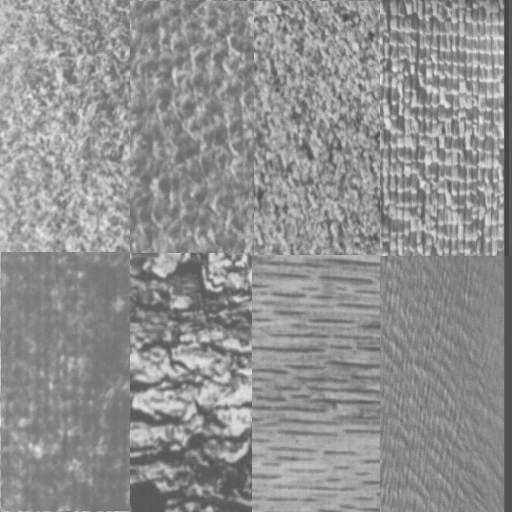
#> input picture images/combine.png, 512 x 512 px, found by its file name
$ python exampleImage.py   (older library calls are emulated)
#> lines starting #> are read from the running program, lines starting #| are printed output that depends on the picture
# Struktur- und Objektextraktion WS2425
# Uebung 1: Texturanalyse
# Gruppe: Jan, Korvin, Ramon,
#
# Visualisierung der Wirkung des Verfahren an einfachen Bildern:    Bild mit Texturen (combine.png)
# ==========================================================================================
# 1. Erzeuge Gabor-Filterbank
# 2. Wende Filter auf Bild an
# 3. Erzeuge Feature-Vektor aus Filterantworten und (x,y) Koordinaten
# 4. K-Means-Clustering zur Erkennung der Bereiche mit Text

import numpy as np
import matplotlib.pyplot as plt
import cv2

image_path = '../images/combine.png'                      # Bildimport Linux
#image_path = './images/combine.png'                       # Bildimport Windows
image = cv2.imread(image_path, cv2.IMREAD_GRAYSCALE)
#> image is the input picture: shape (512, 512); min 68, max 236, mean 144.4

out_path = '../out/combine/'   # Linux
#out_path = './out/combine'     # Windows

colormap = 'jet'            # Auswahl der Colorbar
#colormap = 'gray'

height, width = image.shape                             # Breite und Hoehe des Bildes
#> height = 512; width = 512
print("Bildbreite: ", width, "Bildhöhe: ",height)
#| Bildbreite:  512 Bildhöhe:  512

# === Definition Filterbankparameter ===
ksize = 31                  # Kernelgröße
gamma = 1.0                 # Ellipzität der Gauß-Funktion
psi = 0                     # Phasenverschiebung der Sinusfunktion
sigma = 5.0                 # Standardabweichung

# Winkelausrichtung der Sinusfunktion
#orientations = [0, np.pi/4, np.pi/2, 3*np.pi/4]
orientations = [0, np.pi/6, np.pi/3, np.pi/2, 2*np.pi/3, 5*np.pi/6]

# Wellenlänge
# --------------------------------------------------
# Diese wird so definiert, wie z.B. in Jain & Bhattacharjee (1992)
# Hinweis zur Definition :
# Minimale Wellenlänge: 4/sqrt(2) = 2*sqrt(2)
#       -> ein Pixel hat Hypotenuse sqrt(2)
#       -> 2 zueinander Diagonale Pixel ergeben doppelte Distanz
#       -> Wellenlänge bei 45° kann nicht kürzer sein
# Maximale Wellenlänge: Hypotenuse der Bilddimensionen
#       -> von einer Ecke in die gegenüberleigende
# --------------------------------------------------

lambd_min = 2*np.sqrt(2)    # 2* np.sqrt(2)
lambd_max = np.sqrt(np.abs(width)**2 + np.abs(height)**2)/2
#> lambd_max = 362
n = int(np.log2(lambd_max/lambd_min))               # Anzahl an Schritten min->max mit Exponent von 2
#> n = 7
print("Number of wavelength steps: ", n)
#| Number of wavelength steps:  7
wavelengths = 2**np.arange((n-1)) * lambd_min       # Nutze alle Wellenlängen ohne Begrenzung
#> wavelengths = [2.83, 5.66, 11.31, 22.63, 45.25, 90.51]

# === Erstelle Filterbank und filtere Bild ===
filterbank = {}
filtered_img_bank_normalized = []

# Schleife über Wellenlängen und Ausrichtungen
for lambd in wavelengths:
    for theta in orientations:
        kernel = cv2.getGaborKernel((ksize,ksize), sigma, theta, lambd, gamma, psi, ktype=cv2.CV_32FC1)     # erzeuge Filterkernel
        key = f"theta_{int(theta*180/np.pi)}_lambda_{round(lambd,1)}"                                       # erzeuge key für dict
        filterbank[key] = kernel

        # !!!!!!!!!!!!!!!!!!!!!!!!!!!!!!!!!!!!!!!!!!!!!!!!!!!!!!!!!!!
        # ACHTUNG HIER MIT DATENTYPEN!!!
        filterresponse = cv2.filter2D(image,cv2.CV_32FC1, kernel)       # sinnvoll
        # filterresponse = cv2.filter2D(image,cv2.CV_8UC3, kernel)       # FALSCH, ergibt fehlerhaftes Bild
        # !!!!!!!!!!!!!!!!!!!!!!!!!!!!!!!!!!!!!!!!!!!!!!!!!!!!!!!!!!!

        # Normalisiere mit Z-Score
        filterresponse_normalized = (filterresponse - np.mean(filterresponse)) / np.std(filterresponse)
        filtered_img_bank_normalized.append(filterresponse_normalized)
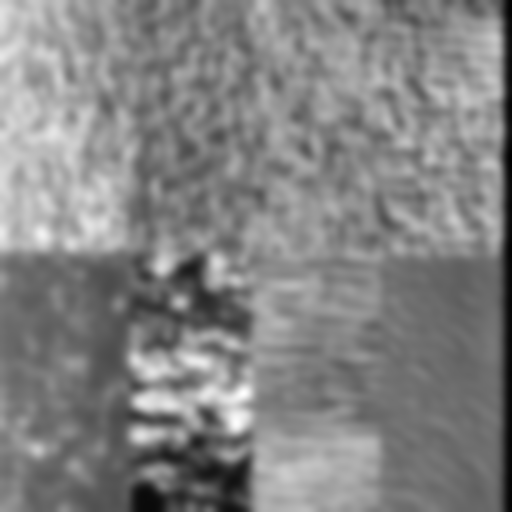
#> filterresponse: shape (512, 512) float32; min 12599.5, max 29508.6, mean 21301.7; drawn with min black and max white
#> after the loop, filterbank = 36 items; filtered_img_bank_normalized = 36 items

# === Visualisierungen ===
# Filterbank
plt.figure(figsize=(10,10))
for idx, filterkernel in enumerate(filterbank):
    #print(filterkernel)
    plt.subplot(len(wavelengths),len(orientations),idx+1)
    plt.imshow(filterbank.get(list(filterbank.keys())[idx]), cmap=colormap)
    plt.title(f"{list(filterbank.keys())[idx]}")
    plt.axis('off')
#> this loop made 36 passes
#> filterkernel on passes 1 to 12: 'theta_0_lambda_2.8', 'theta_29_lambda_2.8', 'theta_59_lambda_2.8', 'theta_90_lambda_2.8', 'theta_119_lambda_2.8', 'theta_150_lambda_2.8', 'theta_0_lambda_5.7', 'theta_29_lambda_5.7', 'theta_59_lambda_5.7', 'theta_90_lambda_5.7', 'theta_119_lambda_5.7', 'theta_150_lambda_5.7'
plt.suptitle("Filterbank")
plt.tight_layout()
plt.savefig(out_path + "Filterbank.png")

# Gefiltertes Bild (normalisiert)
plt.figure(figsize=(12,18))
for idx, filtered_img_normalized in enumerate(filtered_img_bank_normalized):
    plt.subplot(len(wavelengths),len(orientations),idx+1)
    plt.imshow(filtered_img_normalized, cmap=colormap)
    plt.title(f"{list(filterbank.keys())[idx]}")
    plt.axis('off')
    plt.colorbar()
#> this loop made 36 passes
plt.suptitle("Gefiltertes Bild")
plt.tight_layout()
plt.savefig(out_path + "FilteredImage.png")
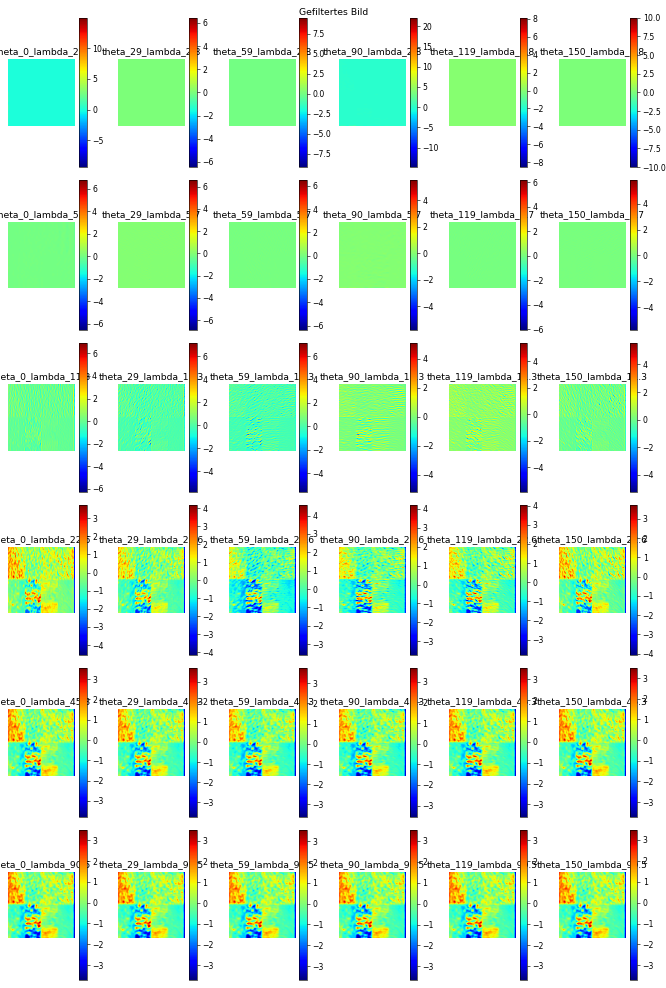
#> figure drawn by matplotlib, 72 panels
plt.show()

# === Aufsummierung aller Filterantworten für eine Wellenlänge (Summe über theta) ===
sum_filtered_images = []

# Schleife über jede Wellenlänge
for idx_lambda, lambd in enumerate(wavelengths):
    summed_image = np.zeros_like(filtered_img_bank_normalized[0])   # Initialisiere Summenbild

    # Iteriere über alle Orientierungen und addiere die Filterantworten für diese Wellenlänge
    for idx_theta, theta in enumerate(orientations):
        idx = idx_lambda * len(orientations) + idx_theta    # Berechne den Index für Bild aktueller Filterantwort
        summed_image += filtered_img_bank_normalized[idx]   # Summiere die Antwort

    # Füge das Summenbild der Liste hinzu
    sum_filtered_images.append(summed_image)
#> after the loop, sum_filtered_images = 6 items

# Visualisierung der Summenbilder für jede gewählte Wellenlänge
plt.figure(figsize=(5,25))
for idx, summed_image in enumerate(sum_filtered_images):
    plt.subplot(len(wavelengths), 1, idx + 1)
    plt.imshow(summed_image, cmap=colormap)
    plt.title(f"Wavelength: {wavelengths[idx]:.2f}")
    plt.axis('off')
    plt.colorbar()
#> this loop made 6 passes
#plt.tight_layout()
plt.suptitle('Filterantwort - Summe über alle Winkel')
plt.savefig(out_path + "FilteredImageSumOverAngles")
plt.show()

# === Erzeuge Featurevektoren aus Filterantworten (für Segmentierung) ===

# Definiere Aktivierungsfunktion
def activationFunction(t, alpha = 0.25):
    psi = (1 - np.exp(-2 * alpha * t)) / (1 + np.exp(-2 * alpha * t))
    return psi

summed_image_bsp = sum_filtered_images[4]

# Visualisiere Wirkung der Aktivierungsfunktion -> Kantenstärkung
plt.figure()
plt.subplot(2,1,1)
plt.imshow(summed_image_bsp,cmap=colormap)
plt.title("Ohne Aktivierungsfunktion")
plt.colorbar()
plt.subplot(2,1,2)
plt.imshow(activationFunction(summed_image_bsp),cmap=colormap)
#> in activationFunction, `psi = (1 - np.exp(-2 * alpha * t)) / (1 + np.exp(-2 * alpha * t))`:
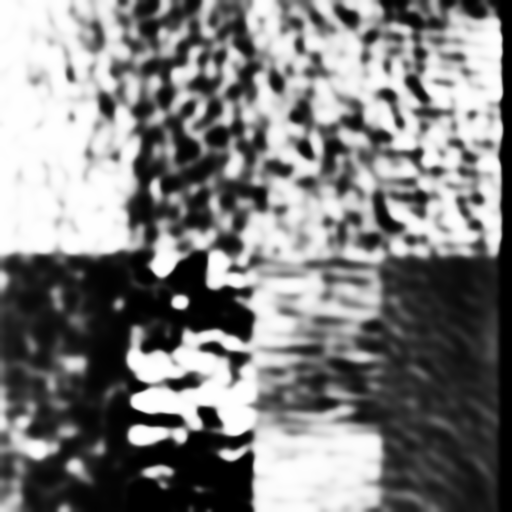
#> psi: shape (512, 512) float32; min -1, max 1, mean -0.0118; drawn with min black and max white
plt.colorbar()
plt.title("Aktivierungsfunktion in Action")
plt.savefig(out_path + "Aktivierungsfunktion")
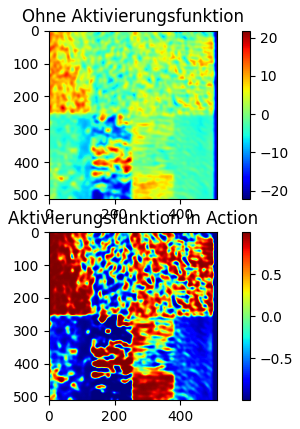
#> figure drawn by matplotlib, 4 panels

# Bestimme Texturmerkmal Average Absolute Deviation (AAD) [nach Jain & Bhattacharjee (1992)]
# Dieses enthält ein Maß für die mittlere "Texturenergie" in der Umgebung MxM
# M = 9                 # Alternative: fester Wert für M
M = int(20 * sigma)      # Wähle in Abhängigkeit der Standardabweichung. Hier Faktor 5 gewählt

if M & 2 == 0:          # M muss ungerade sein!
    M = M + 1

# Funktion zur Berechnung der AAD
def getAADImage(M, inputImage):

    # Ist sowohl mit Mittelwertfilter (gemäß Jain & Bhattacharjee (1992)) als auch mit Gaußfilter umgesetzt
#> called with M = 101
    featureImageMean = np.zeros_like(inputImage)
    featureImageGauss = np.zeros_like(inputImage)
    activatedImage = activationFunction(inputImage)

    # Mittelwertfilter
    mean_kernel = np.ones((M,M), dtype = np.float32) / (M * M)

    # Gaussfilter
    gauss_kernel_1D = cv2.getGaussianKernel(M, sigma*5)
    gauss_kernel_2D = gauss_kernel_1D @ gauss_kernel_1D.T

    featureImageMean = cv2.filter2D(np.abs(activatedImage),-1, mean_kernel)
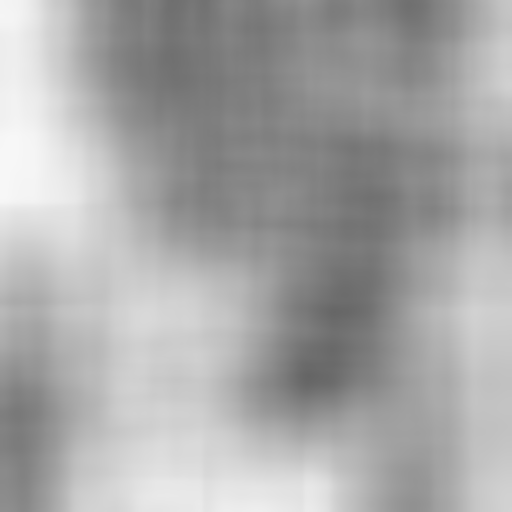
#> featureImageMean: shape (512, 512) float32; min 0.399, max 0.972, mean 0.657
    featureImageGauss = cv2.filter2D(np.abs(activatedImage),-1, gauss_kernel_2D)
    return featureImageMean, featureImageGauss


featureImageMean, featureImageGauss = getAADImage(M, summed_image_bsp)
plt.figure(figsize=(10,2))
plt.subplot(1,2,1)
plt.imshow(featureImageMean,cmap=colormap)
plt.title("AAD Image Mean")
plt.colorbar()
plt.subplot(1,2,2)
plt.imshow(featureImageGauss,cmap=colormap)
plt.title("AAD Image Gauss")
plt.colorbar()

plt.show()
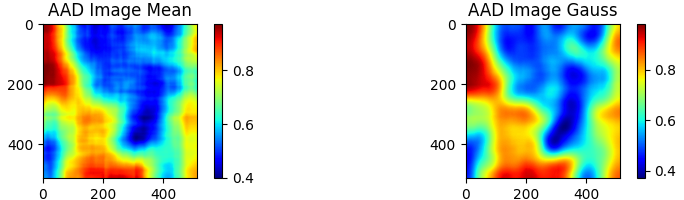
#> figure drawn by matplotlib, 4 panels

# Feature-Vektoren für jedes Pixel erstellen
# Hier verwendete features:
# - Summenbilder der Filterantworten
# - x und y-Koordinaten
feature_vectors = []

# Schleife über alle Pixel, jedes Pixel erhält einen feature_vector
for y in range(height):
    for x in range(width):
        feature_vector = []
        for featureImage in sum_filtered_images:
            #print(featureImage[y,x])
            feature_vector.append(featureImage[y,x])

        # Geometrie-Infos (Pixelposition) als Feature einfügen
        feature_vector.append(x)
        feature_vector.append(y)

        feature_vectors.append(feature_vector)

# print((feature_vectors[19191])) # debugging

# === Clustering mit K-Means ===

feature_vectors = np.array(feature_vectors, dtype=np.float32)

# Z-Score Normalisierung der x- und y-Koordinaten (und ggf. anderen Einträgen auch)
print(feature_vectors.shape[1])
#| 8
for i in range(feature_vectors.shape[1]):
    mean = np.mean(feature_vectors[:,i], axis=0)
    #print(mean)
    std = np.std(feature_vectors[:,i], axis=0)
    feature_vectors[:,i] = (feature_vectors[:,i] - mean) / std

# print((feature_vectors[19191]))    # debugging

# K-Means-Clustering
k = 8       # Wähle sinnvolle Clusteranzahl !
criteria = (cv2.TERM_CRITERIA_EPS + cv2.TERM_CRITERIA_MAX_ITER, 100, 0.2)                           # termination criteria: max_iter oder epsilon
_, labels, centers = cv2.kmeans(feature_vectors, k, None, criteria, 10, cv2.KMEANS_RANDOM_CENTERS)  # Standardverwendung

clustered_image = labels.reshape(height, width)

# Visualisierung der Clustering-Ergebnisses
plt.figure(figsize=(10,4))
plt.imshow(clustered_image, cmap='jet')
plt.title(f"K-Means Clustering mit {k} Clustern")
plt.savefig(out_path + "Segmentierungsergebnis")
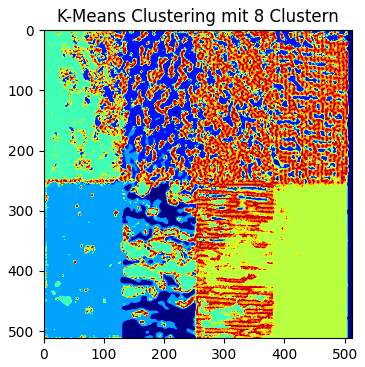
#> figure drawn by matplotlib, 1 panel
plt.show()

$ run again, with images/synthetic.png copied over images/combine.png
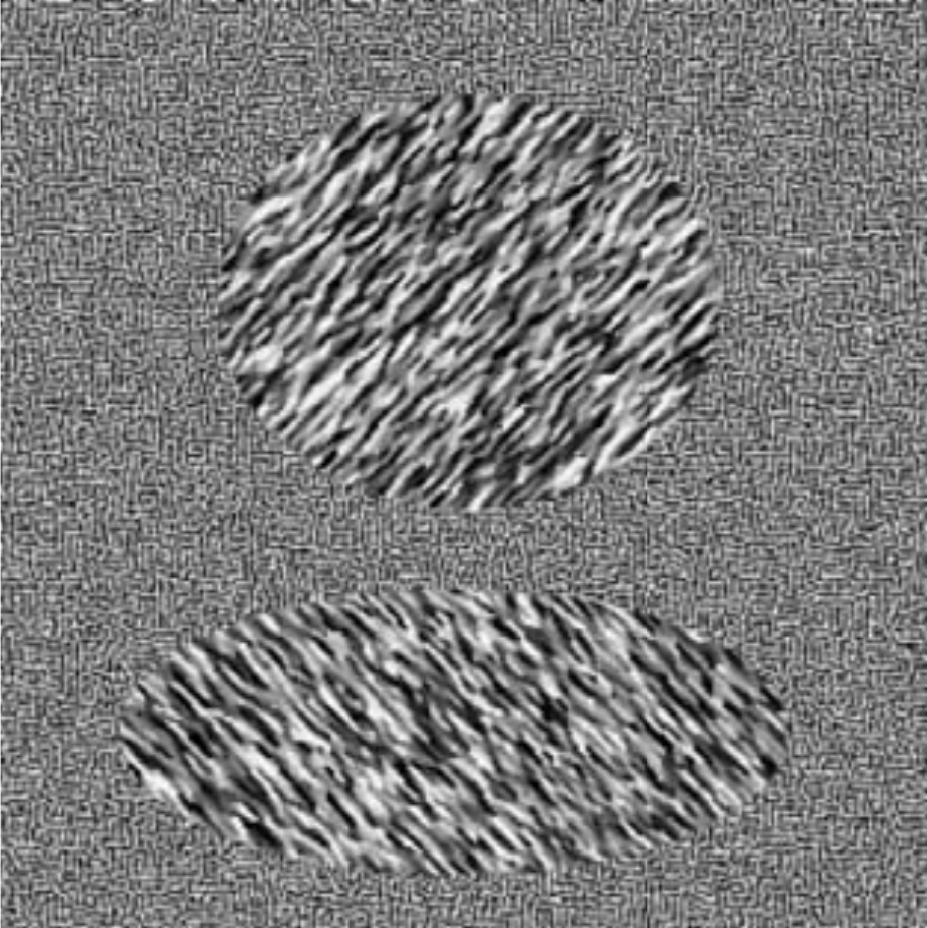
#> input picture images/synthetic.png, 927 x 928 px, found by its file name
#> image is the input picture: shape (928, 927); min 0, max 253, mean 123
#| Bildbreite:  927 Bildhöhe:  928
#| Number of wavelength steps:  7
#> after the loop `for lambd in wavelengths:`:
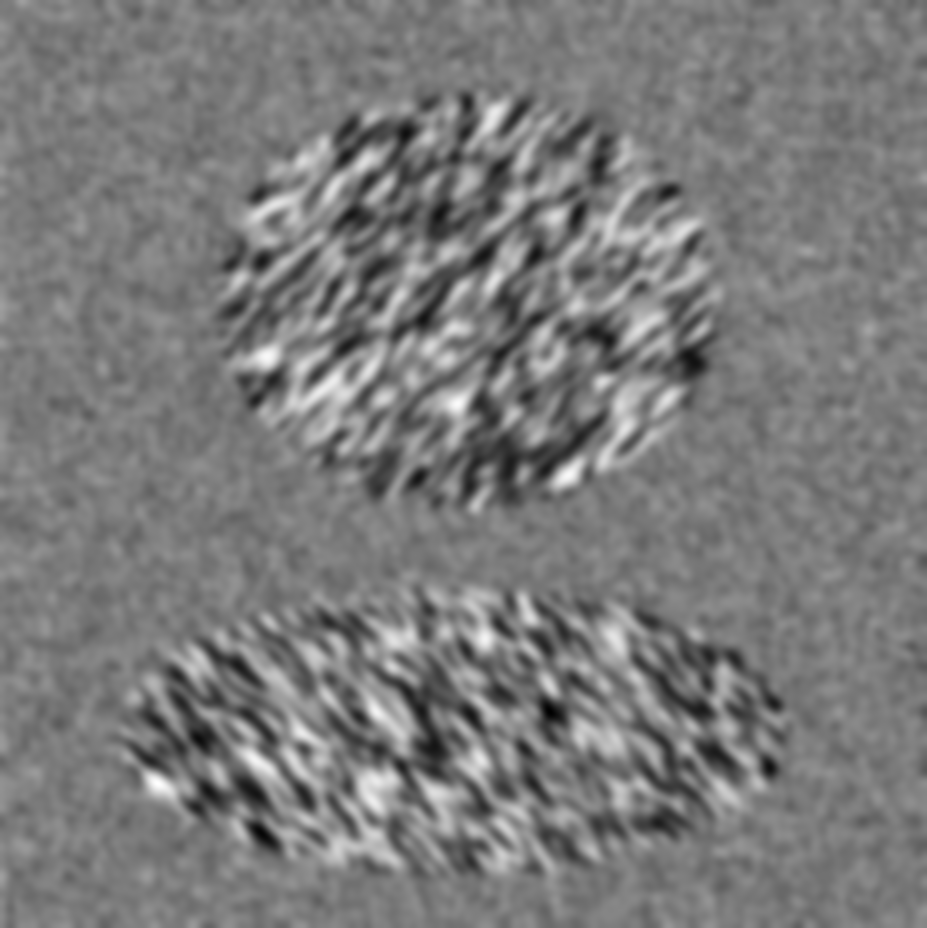
#> filterresponse: shape (928, 927) float32; min 4767.6, max 32457.4, mean 18136.9; drawn with min black and max white
#> after the loop `for lambd in wavelengths:`: filterbank = 36 items
#> the loop `for idx, filterkernel in enumerate(filterbank):` made 36 passes
#> filterkernel on passes 1 to 8: 'theta_0_lambda_2.8', 'theta_29_lambda_2.8', 'theta_59_lambda_2.8', 'theta_90_lambda_2.8', 'theta_119_lambda_2.8', 'theta_150_lambda_2.8', 'theta_0_lambda_5.7', 'theta_29_lambda_5.7'
#> the loop `for idx, filtered_img_normalized in enumerate(filtered_img_bank_normal..` made 36 passes
#> after the loop `for idx_lambda, lambd in enumerate(wavelengths):`: sum_filtered_images = 6 items
#> the loop `for idx, summed_image in enumerate(sum_filtered_images):` made 6 passes
#| 8
#> `plt.savefig(out_path + "Segmentierungsergebnis")`:
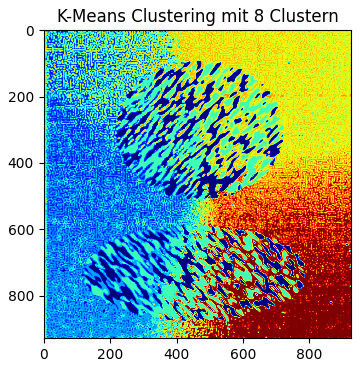
#> figure drawn by matplotlib, 1 panel
